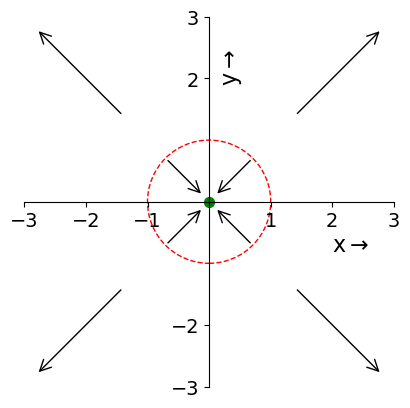

Write the Python code that produced this figure.
#!/usr/bin/env python3
# -*- coding: utf-8 -*-
"""
Created on Mon Dec 30 14:58:52 2024

@author: swapnilsharma
"""

import numpy as np
import matplotlib.pyplot as plt
import matplotlib.patches as patches

plt.figure(1,dpi=600)
circle=plt.Circle((0,0),1,fill=False,linestyle='--',linewidth=1,edgecolor='r')
fig, ax = plt.subplots()
ax.add_patch(circle)
ax.set_xlim(-3, 3)
ax.set_ylim(-3, 3)
ax.set_xticks([-3,-2,-1,1,2,3])
ax.set_yticks([-3,-2,2,3])
ax.tick_params(axis='both', which='major', labelsize=14)
plt.gca().set_aspect('equal', adjustable='box')
ax.spines['top'].set_visible(False)
ax.spines['right'].set_visible(False)
ax.spines['bottom'].set_position(('data', 0))
ax.spines['left'].set_position(('data', 0))

arrow1 = patches.FancyArrowPatch(
    (1.4,1.4),
    (2.8,2.8),
    mutation_scale=20,  
    arrowstyle='->',  linestyle='-', 
    color='black'
)
ax.add_patch(arrow1)

arrow11 = patches.FancyArrowPatch(
    (0.7,0.7),
    (0.1,0.1),
    mutation_scale=20,  
    arrowstyle='->',  linestyle='-', 
    color='black'
)
ax.add_patch(arrow11)


arrow2 = patches.FancyArrowPatch(
    (-1.4,-1.4),
    (-2.8,-2.8),
    mutation_scale=20,  
    arrowstyle='->',  linestyle='-', 
    color='black'
)
ax.add_patch(arrow2)

arrow22 = patches.FancyArrowPatch(
    (-0.7,-0.7),
    (-0.1,-0.1),
    mutation_scale=20,  
    arrowstyle='->',  linestyle='-', 
    color='black'
)
ax.add_patch(arrow22)

arrow3 = patches.FancyArrowPatch(
    (-1.4,1.4),
    (-2.8,2.8),
    mutation_scale=20,  
    arrowstyle='->',  linestyle='-', 
    color='black'
)
ax.add_patch(arrow3)

arrow33 = patches.FancyArrowPatch(
    (-0.7,0.7),
    (-0.1,0.1),
    mutation_scale=20,  
    arrowstyle='->',  linestyle='-', 
    color='black'
)
ax.add_patch(arrow33)

arrow4 = patches.FancyArrowPatch(
    (1.4,-1.4),
    (2.8,-2.8),
    mutation_scale=20,  
    arrowstyle='->',  linestyle='-', 
    color='black'
)
ax.add_patch(arrow4)

arrow44 = patches.FancyArrowPatch(
    (0.7,-0.7),
    (0.1,-0.1),
    mutation_scale=20,  
    arrowstyle='->',  linestyle='-', 
    color='black'
)
ax.add_patch(arrow44)

plt.scatter(0,0,color='green',s=50)
plt.text(2, -0.8, r'x$\rightarrow$',fontsize=16)
plt.text(0.2, 2, r'y$\rightarrow$',fontsize=16,rotation=90)
plt.savefig('Figure6.2.png',bbox_inches='tight')
plt.show()